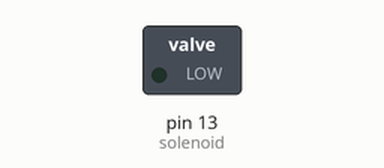
Simulated run of this sketch. Board: Arduino Uno, built with avr-gcc and run on an emulated ATmega328P. On the bench: switched loads named in the sketch (green lamp = pin HIGH).

Above: at 1.4 s.
At 9.5 s:
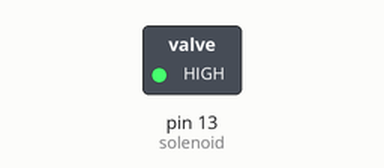
Timing chart, 0 to 9.9 s (numbered marks = the images above):
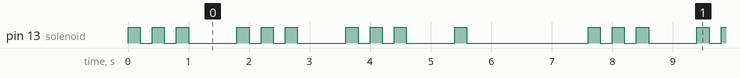

The sketch:

sketch_solenoid.ino
```cpp
int solenoid = 13;
int tempo = 200;

void setup() {
  // put your setup code here, to run once:
  pinMode(solenoid,OUTPUT);
}

void loop() {
  // put your main code here, to run repeatedly:
  for(int k=0;k<3;k++){
    for(int i=0;i<3;i++){
      digitalWrite(solenoid,HIGH);
      delay(tempo);
      digitalWrite(solenoid,LOW);
      delay(tempo);
    }
    delay(tempo*3);
  }

  digitalWrite(solenoid,HIGH);
  delay(tempo);
  digitalWrite(solenoid,LOW);
  delay(tempo);

  delay(tempo*9);
}
```

Measured:
- by itself, pin 13 (solenoid): repeats every 7.6 s: 2 × (LOW 0.20 s, HIGH 0.20 s), LOW 0.80 s, 2 × (HIGH 0.20 s, LOW 0.20 s), HIGH 0.20 s, LOW 0.80 s, 2 × (HIGH 0.20 s, LOW 0.20 s), HIGH 0.20 s, LOW 0.80 s, HIGH 0.20 s, LOW 2.0 s, HIGH 0.20 s
- by itself, everything shown: repeats every 7.6 s, in 20 steps
